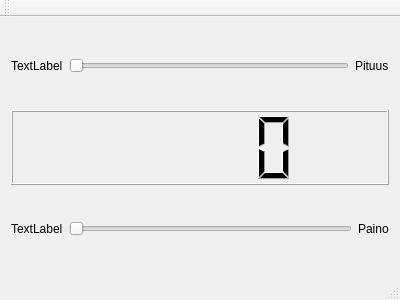
<?xml version="1.0" encoding="UTF-8"?>
<ui version="4.0">
 <class>MainWindow</class>
 <widget class="QMainWindow" name="MainWindow">
  <property name="geometry">
   <rect>
    <x>0</x>
    <y>0</y>
    <width>400</width>
    <height>300</height>
   </rect>
  </property>
  <property name="windowTitle">
   <string>MainWindow</string>
  </property>
  <widget class="QWidget" name="centralWidget">
   <layout class="QVBoxLayout" name="verticalLayout">
    <item>
     <layout class="QHBoxLayout" name="horizontalLayout">
      <item>
       <widget class="QLabel" name="pituusLabel">
        <property name="text">
         <string>TextLabel</string>
        </property>
       </widget>
      </item>
      <item>
       <widget class="QSlider" name="pituusSlider">
        <property name="minimum">
         <number>50</number>
        </property>
        <property name="maximum">
         <number>250</number>
        </property>
        <property name="orientation">
         <enum>Qt::Horizontal</enum>
        </property>
       </widget>
      </item>
      <item>
       <widget class="QLabel" name="label_3">
        <property name="text">
         <string>Pituus</string>
        </property>
       </widget>
      </item>
     </layout>
    </item>
    <item>
     <widget class="QLCDNumber" name="lcdNumber"/>
    </item>
    <item>
     <layout class="QHBoxLayout" name="horizontalLayout_2">
      <item>
       <widget class="QLabel" name="painoLabel">
        <property name="text">
         <string>TextLabel</string>
        </property>
       </widget>
      </item>
      <item>
       <widget class="QSlider" name="painoSlider">
        <property name="minimum">
         <number>1</number>
        </property>
        <property name="maximum">
         <number>200</number>
        </property>
        <property name="orientation">
         <enum>Qt::Horizontal</enum>
        </property>
       </widget>
      </item>
      <item>
       <widget class="QLabel" name="label_4">
        <property name="text">
         <string>Paino</string>
        </property>
       </widget>
      </item>
     </layout>
    </item>
   </layout>
  </widget>
  <widget class="QMenuBar" name="menuBar">
   <property name="geometry">
    <rect>
     <x>0</x>
     <y>0</y>
     <width>400</width>
     <height>22</height>
    </rect>
   </property>
  </widget>
  <widget class="QToolBar" name="mainToolBar">
   <attribute name="toolBarArea">
    <enum>TopToolBarArea</enum>
   </attribute>
   <attribute name="toolBarBreak">
    <bool>false</bool>
   </attribute>
  </widget>
  <widget class="QStatusBar" name="statusBar"/>
 </widget>
 <layoutdefault spacing="6" margin="11"/>
 <resources/>
 <connections/>
</ui>
